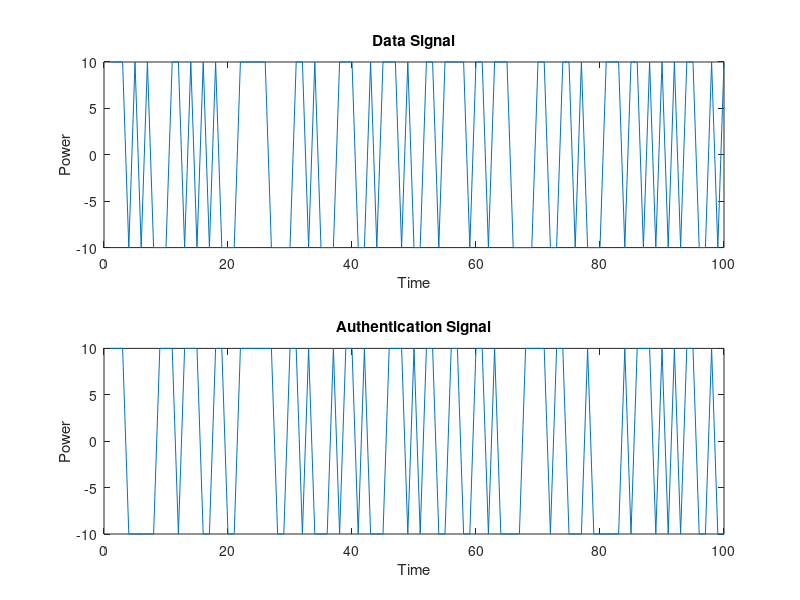
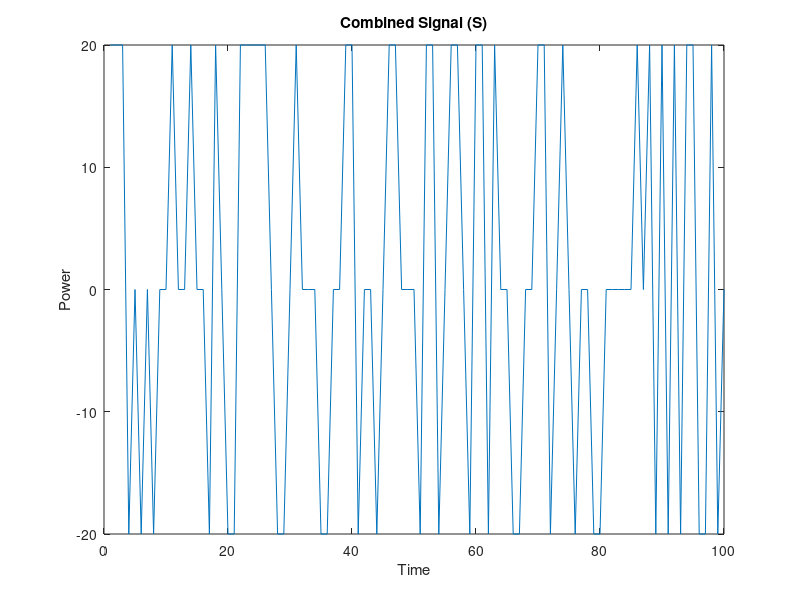

Here is the MATLAB script that generated these plots, in order:
n_round = 50; % Number of simulation rounds
% Over class of Bluetooth, we have the following:
% Class 1 = 20 dB in power and expected distance of 100 m.
% Here, we establish an avg range in which to send 10 dB of 50 m.,
% according to Bluetooth class 1

% Definition of SNR
SNR_min = 10; % Minimum SNR in dB
SNR_max = 30; % Maximum SNR in dB
SNR_step = 1; % SNR step size
SNR = SNR_min:SNR_step:SNR_max;
power = 10.^(SNR/10);

% Define signal parameters
signal_length = 100; % Length of the signals
% Determine min and max power (over range of Bluetooth and its bounds)
% Ideally, between avg value (-20; 20) is for all Bluetooth
power_X = -10; % Power for bit 0
power_Y = 10; % Power for bit 1

% Initialize signals
data_signal = zeros(1, signal_length);
authentication_signal = zeros(1, signal_length);

% Generate data signal
bit_sequence = randi([0, 1], 1, signal_length); % Generate random bit sequence
for i = 1:signal_length
    if bit_sequence(i) == 1
        data_signal(i) = power_Y;
    else
        data_signal(i) = power_X;
    end
end

% Generate authentication signal
bit_sequence = randi([0, 1], 1, signal_length); % Generate random bit sequence
for i = 1:signal_length
    if bit_sequence(i) == 1
        authentication_signal(i) = power_Y;
    else
        authentication_signal(i) = power_X;
    end
end

% Plot signals
figure;
subplot(2, 1, 1);
plot(data_signal);
title('Data Signal');
xlabel('Time'); % assuming we send a bit each second
ylabel('Power');

subplot(2, 1, 2);
plot(authentication_signal);
title('Authentication Signal');
xlabel('Time');
ylabel('Power');

% Definition of simulation parameters
% Distance = max. 50 m. with step 1 (from 1 to 50)
% FA rate = increasing rate
% MD rate = increasing rate

% When FA increases, MD decreases
% Conversely, when FA decreases, MD increases
% FA is important but slightly less than MD
% The second one allows to find how many errors we do
% because false positives are slightly different problems

% Conventionally and looking at other sims, we find value to
% be beneath the decimal threshold

% Define simulation parameters
max_distance = 50; % Maximum distance in meters

% Initialize arrays to store target FA and MD rates
target_FA_rates = zeros(1, max_distance);
target_MD_rates = zeros(1, max_distance);

% Generate target FA and MD rates for each distance
for distance = 1:max_distance
    % Define ranges for FA rates
    min_FA_rate = 0.01; % Minimum FA rate
    max_FA_rate = 0.3; % Maximum FA rate
    
    % Generate target FA rates with increasing rate for each distance
    
    
    % Define ranges for MD rates
    min_MD_rate = 0.1; % Minimum MD rate
    max_MD_rate = 0.5; % Maximum MD rate
    
    % Generate target MD rates with increasing rate for each distance
    distance_increment = (max_MD_rate - min_MD_rate) / 50;
    target_MD_rates(distance) = min_MD_rate + (distance - 1) * distance_increment;
    target_FA_rates(distance) = min_FA_rate + (distance - 1) * distance_increment;
end

% Display the generated target FA and MD rates for the first distance
fprintf('Generated Target FA Rates for Distance:\n');
disp(target_FA_rates);

fprintf('Generated Target MD Rates for Distance:\n');
disp(target_MD_rates);

%% TODO - Trovare i relativi epsilon (punto medio FA)?

% Initialize signal S
S = zeros(1, signal_length);

% Combine signals bit by bit
for i = 1:signal_length
    % Combine bits from data_signal and authentication_signal
    S(i) = data_signal(i) + authentication_signal(i);
end

% Plot the combined signal (this is the sent signal)
figure;
plot(S);
title('Combined Signal (S)');
xlabel('Time');
ylabel('Power');

% Transformation of signal into real values

% % Convert combined signal S to real values
% S_real = 10.^(S/10);
% 
% % Interpolate the signal to generate a smoother curve
% t = 1:signal_length;
% t_interp = linspace(1, signal_length, 10*signal_length); % Increase resolution for interpolation
% S_interp = interp1(t, S, t_interp, 'spline');
% 
% % Plot the interpolated signal
% figure;
% plot(t_interp, S_interp);
% title('Sinusoidal Signal (Interpolated)');
% xlabel('Time');
% ylabel('Power');

% % Assuming center is 0 (given the signal is -10 and 10)
% center = 0;
% 
% % Initialize arrays to store BER values
% BER_data = zeros(max_distance, length(SNR));
% BER_auth = zeros(max_distance, length(SNR));
% 
% % Loop through each distance
% for j = 1:max_distance
%     % Loop through each SNR level
%     for k = 1:length(SNR)
% 
%         % Generate the transmitted signal
%         transmitted_signal = S;
%         % Generate the received signal by adding AWGN
%         received_signal = awgn(transmitted_signal, SNR(k));
%         
%         % Loop through each bit in the received signal
%         for i = 1:signal_length
%             % Decode the received signal
%             % Here, you would implement your decoding algorithm
%             
%         end
%     end
% end
% 
% % Calculate average BER values
% BER_data_avg = BER_data / N;
% BER_auth_avg = BER_auth / N;
% 
% % Plot BER values
% figure;
% subplot(2, 1, 1);
% surf(SNR, 1:max_distance, BER_data_avg');
% title('BER Data Signal');
% xlabel('SNR (dB)');
% ylabel('Distance');
% zlabel('BER');
% colorbar;
% 
% subplot(2, 1, 2);
% surf(SNR, 1:max_distance, BER_auth_avg');
% title('BER Authentication Signal');
% xlabel('SNR (dB)');
% ylabel('Distance');
% zlabel('BER');
% colorbar;


